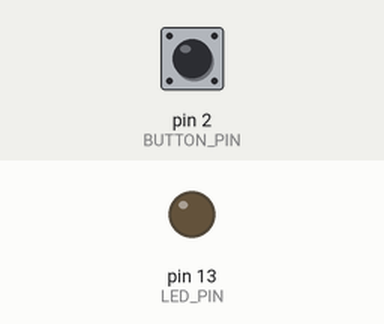
Simulated run of this sketch. Board: Arduino Uno, built with avr-gcc and run on an emulated ATmega328P. Parts: output pins drawn as LEDs (lit = HIGH). Dashed ring = blinking. The test bench sets the inputs (shaded band); at power-on: pin 2 (BUTTON_PIN) LOW.

Above: at 1.2 s.
1.3 s: pin 2 (BUTTON_PIN) pulled HIGH for 0.15 s
At 1.44 s:
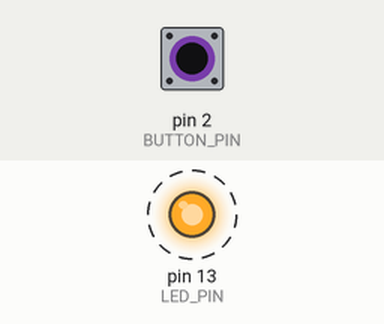
4.3 s: pin 2 (BUTTON_PIN) pulled HIGH for 1 s
At 4.9 s:
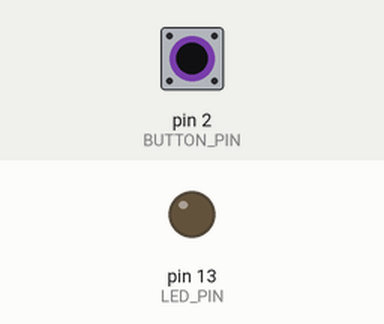
6.8 s: pin 2 (BUTTON_PIN) pulled HIGH for 3.2 s
At 6.94 s:
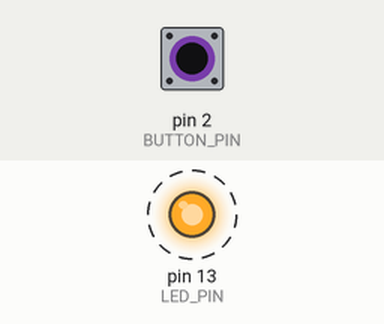
Timing chart, 0 to 17.5 s (numbered marks = the images above; inputs shaded):
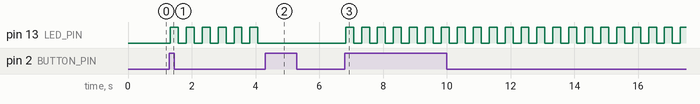

The sketch:

Project_2_Task_1_Part_2.ino
```cpp
const int BUTTON_PIN = 2;
const int LED_PIN = LED_BUILTIN;

const unsigned long BLINK_MS = 250;
const unsigned long DEBOUNCE_MS = 25;

bool blinking = false;
bool ledState = false;

int lastReading = LOW;
int stableState = LOW;
unsigned long lastChange = 0;
unsigned long lastToggle = 0;

void setup() {
  pinMode(BUTTON_PIN, INPUT);   // external pull-down resistor
  pinMode(LED_PIN, OUTPUT);
}

void loop() {
  int reading = digitalRead(BUTTON_PIN);

  // debounce
  if (reading != lastReading) {
    lastReading = reading;
    lastChange = millis();
  }

  if (millis() - lastChange >= DEBOUNCE_MS) {
    if (stableState != reading) {
      stableState = reading;

      // rising edge = button press
      if (stableState == HIGH) {
        blinking = !blinking;
        if (!blinking) {
          ledState = false;
          digitalWrite(LED_PIN, LOW);
        }
      }
    }
  }

  if (blinking) {
    unsigned long now = millis();
    if (now - lastToggle >= BLINK_MS) {
      lastToggle = now;
      ledState = !ledState;
      digitalWrite(LED_PIN, ledState ? HIGH : LOW);
    }
  }
}
```

Measured:
- after the input at 1.3 s, pin 13 (LED_PIN): alternates HIGH for 0.25 s and LOW for 0.25 s, starting at once
- after the input at 4.3 s, pin 13 (LED_PIN): stops changing and stays LOW
- after the input at 6.8 s, pin 13 (LED_PIN): alternates HIGH for 0.25 s and LOW for 0.25 s, starting at once
